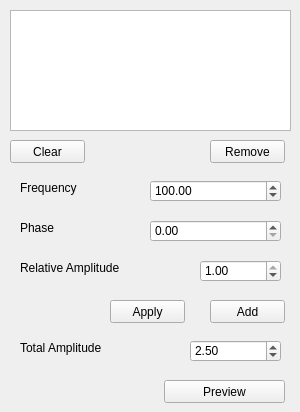
        <widget class="QWidget" name="write_tab">
         <attribute name="title">
          <string>Write</string>
         </attribute>
         <widget class="QListWidget" name="write_frequencies_list">
          <property name="geometry">
           <rect>
            <x>10</x>
            <y>10</y>
            <width>281</width>
            <height>121</height>
           </rect>
          </property>
         </widget>
         <widget class="QDoubleSpinBox" name="frequencySpinBox">
          <property name="geometry">
           <rect>
            <x>150</x>
            <y>180</y>
            <width>131</width>
            <height>22</height>
           </rect>
          </property>
          <property name="minimum">
           <double>1.000000000000000</double>
          </property>
          <property name="maximum">
           <double>100000.000000000000000</double>
          </property>
          <property name="value">
           <double>100.000000000000000</double>
          </property>
         </widget>
         <widget class="QDoubleSpinBox" name="phaseSpinBox">
          <property name="geometry">
           <rect>
            <x>150</x>
            <y>220</y>
            <width>131</width>
            <height>22</height>
           </rect>
          </property>
          <property name="minimum">
           <double>0.000000000000000</double>
          </property>
          <property name="maximum">
           <double>360.000000000000000</double>
          </property>
          <property name="value">
           <double>0.000000000000000</double>
          </property>
         </widget>
         <widget class="QPushButton" name="add_frequency_button">
          <property name="geometry">
           <rect>
            <x>210</x>
            <y>300</y>
            <width>75</width>
            <height>23</height>
           </rect>
          </property>
          <property name="text">
           <string>Add</string>
          </property>
         </widget>
         <widget class="QLabel" name="label_2">
          <property name="geometry">
           <rect>
            <x>20</x>
            <y>180</y>
            <width>101</width>
            <height>16</height>
           </rect>
          </property>
          <property name="text">
           <string>Frequency</string>
          </property>
         </widget>
         <widget class="QLabel" name="label_8">
          <property name="geometry">
           <rect>
            <x>20</x>
            <y>220</y>
            <width>81</width>
            <height>16</height>
           </rect>
          </property>
          <property name="text">
           <string>Phase</string>
          </property>
         </widget>
         <widget class="QPushButton" name="remove_frequency_button">
          <property name="geometry">
           <rect>
            <x>210</x>
            <y>140</y>
            <width>75</width>
            <height>23</height>
           </rect>
          </property>
          <property name="text">
           <string>Remove</string>
          </property>
         </widget>
         <widget class="QPushButton" name="clear_frequencies_button">
          <property name="geometry">
           <rect>
            <x>10</x>
            <y>140</y>
            <width>75</width>
            <height>23</height>
           </rect>
          </property>
          <property name="text">
           <string>Clear</string>
          </property>
         </widget>
         <widget class="QPushButton" name="preview_writing_signal_button">
          <property name="geometry">
           <rect>
            <x>164</x>
            <y>380</y>
            <width>121</width>
            <height>23</height>
           </rect>
          </property>
          <property name="text">
           <string>Preview</string>
          </property>
         </widget>
         <widget class="QDoubleSpinBox" name="writing_amplitude_SpinBox">
          <property name="geometry">
           <rect>
            <x>190</x>
            <y>340</y>
            <width>91</width>
            <height>22</height>
           </rect>
          </property>
          <property name="minimum">
           <double>0.010000000000000</double>
          </property>
          <property name="maximum">
           <double>20.000000000000000</double>
          </property>
          <property name="value">
           <double>2.500000000000000</double>
          </property>
         </widget>
         <widget class="QLabel" name="label_9">
          <property name="geometry">
           <rect>
            <x>20</x>
            <y>340</y>
            <width>141</width>
            <height>16</height>
           </rect>
          </property>
          <property name="text">
           <string>Total Amplitude</string>
          </property>
         </widget>
         <widget class="QPushButton" name="apply_frequency_changes_button">
          <property name="geometry">
           <rect>
            <x>110</x>
            <y>300</y>
            <width>75</width>
            <height>23</height>
           </rect>
          </property>
          <property name="text">
           <string>Apply</string>
          </property>
         </widget>
         <widget class="QLabel" name="label_16">
          <property name="geometry">
           <rect>
            <x>20</x>
            <y>260</y>
            <width>161</width>
            <height>16</height>
           </rect>
          </property>
          <property name="text">
           <string>Relative Amplitude</string>
          </property>
         </widget>
         <widget class="QDoubleSpinBox" name="amplitude_spinBox">
          <property name="geometry">
           <rect>
            <x>200</x>
            <y>260</y>
            <width>81</width>
            <height>22</height>
           </rect>
          </property>
          <property name="minimum">
           <double>0.000000000000000</double>
          </property>
          <property name="maximum">
           <double>1.000000000000000</double>
          </property>
          <property name="value">
           <double>1.000000000000000</double>
          </property>
         </widget>
        </widget>
